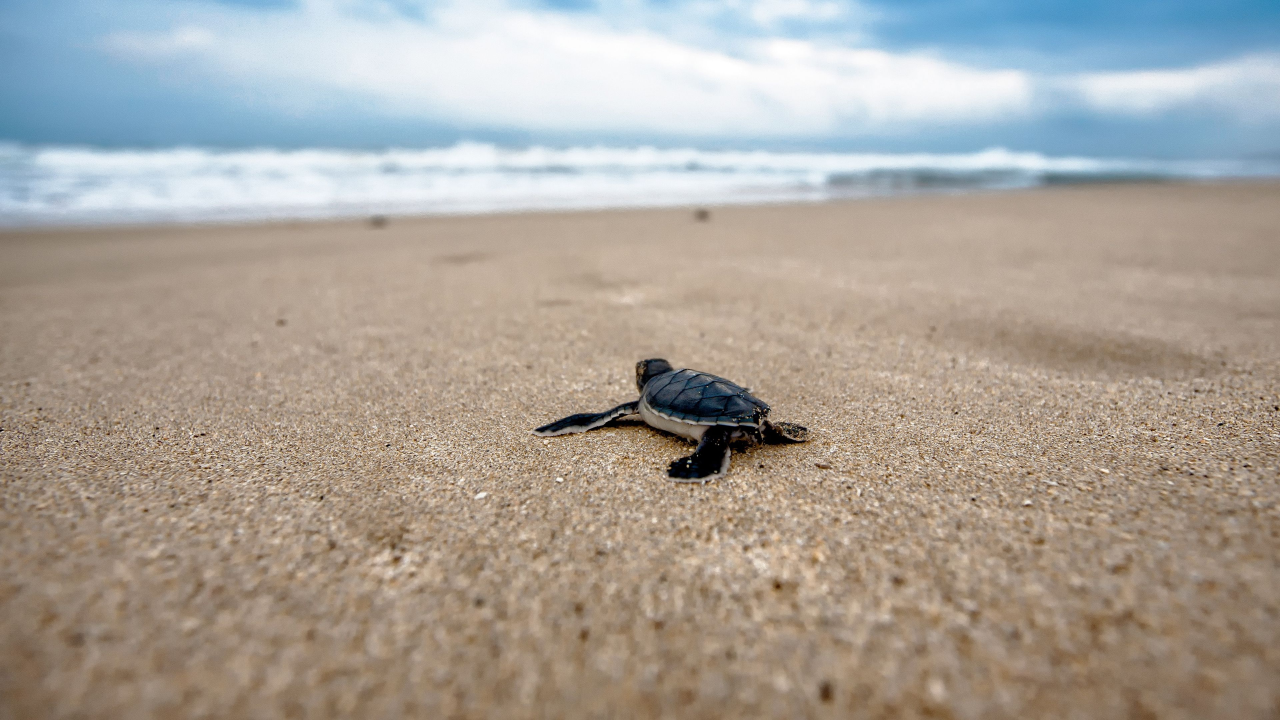
#> input picture turtle.jpg, 3840 x 2160 px (shown at 1/3 size)
$ jupyter execute --allow-errors WEBINAR.ipynb
#> lines starting #> are read from the running program, lines starting #| are printed output that depends on the picture
[cell 1]
import numpy as np
import cv2
import matplotlib.pyplot as plt

[cell 2]
image = cv2.imread("example_2.jpeg")
cv2.imshow("title", image)
cv2.waitKey(2)
cv2.destroyAllWindows()

[cell 3]
image = cv2.imread("example_2.jpeg")
cv2.imshow("title", image)
cv2.waitKey(20)
cv2.destroyAllWindows()

[cell 4]
image = cv2.imread("example_2.jpeg")
#> (the rest of this cell did not finish here and is left out)

#> (a cell that did not finish here is left out)

[cell 6]
image = cv2.imread("example_2.jpeg", cv2.IMREAD_GRAYSCALE)
cv2.imshow("title", image)
cv2.waitKey(0)
cv2.destroyAllWindows()

#> (a cell that did not finish here is left out)

#> (a cell that did not finish here is left out)

[cell 9]
image = cv2.imread("example_2.jpeg", cv2.IMREAD_COLOR)
cv2.imshow("title", image)
cv2.waitKey(0)
cv2.destroyAllWindows()

[cell 10]
image = cv2.imread("example_2.jpeg", cv2.IMREAD_UNCHANGED)
cv2.imshow("title", image)
cv2.waitKey(0)
cv2.destroyAllWindows()

[cell 11]
image = cv2.imread("example_2.jpeg", cv2.IMREAD_GRAYSCALE)
#> (the rest of this cell did not finish here and is left out)

[cell 12]
#drawing with opencv
image = cv2.imread("example_2.jpeg")
cv2.line(image, (0, 350), (1000, 350), (0, 255, 0), 5)
cv2.imshow("title", image)
cv2.waitKey(0)
cv2.destroyAllWindows()

[cell 13]
image = cv2.imread("example_2.jpeg")
cv2.circle(image, (500, 350), 100, (0, 255, 0), -1)
cv2.imshow("title", image)
cv2.waitKey(0)
cv2.destroyAllWindows()

[cell 14]
image = cv2.imread("example_2.jpeg")
cv2.rectangle(image, (300, 250), (600, 500), (0, 255, 0), -1)
cv2.imshow("title", image)
cv2.waitKey(0)
cv2.destroyAllWindows()

[cell 15]
image = cv2.imread("example_2.jpeg")
pts = [(300, 250), (600, 500), (800, 150), (600, 0)]
pts = np.asarray(pts)
pts.reshape((-1, 1, 2))
# pt_val = np.array([[300, 250], [600, 500], [800, 150], [600, 0]], np.int64)
cv2.polylines(image, [pts], False, (0, 255, 0), 5)
cv2.imshow("title", image)
cv2.waitKey(0)
cv2.destroyAllWindows()

[cell 16]
image = cv2.imread("example_2.jpeg")
cv2.putText(image, "This is the point", (500, 350), cv2.FONT_HERSHEY_SIMPLEX, 1, (0, 255, 0), 5, cv2.MARKER_STAR)
cv2.imshow("title", image)
cv2.waitKey(0)
cv2.destroyAllWindows()
#cv2.MARKER_STAR,cv2.MARKER_CROSS

[cell 17]
#resize image
image = cv2.imread("turtle.jpg", cv2.IMREAD_COLOR)
#> image is the input picture: shape (2160, 3840, 3); mean B, G, R 154, 162.4, 169.4
cv2.namedWindow("title", cv2.WINDOW_NORMAL)
cv2.resizeWindow("title", (1920, 1080))
cv2.imshow("title", image)
cv2.waitKey(0)
cv2.destroyAllWindows()

[cell 18]
height, width, degree = image.shape
#> height = 2160; width = 3840; degree = 3
print(height, width)
#| 2160 3840
print(image.size)
#| 24883200

[cell 19]
roi = image[1200:2100, 800:2500]
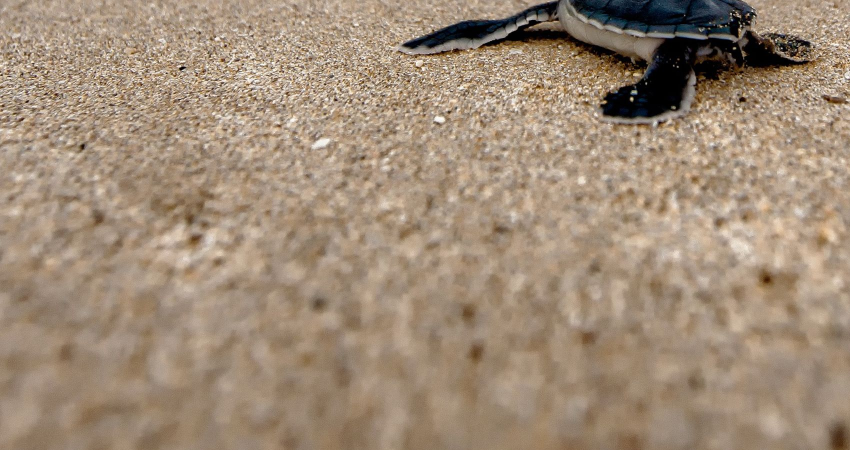
#> roi: shape (900, 1700, 3) (shown at 1/2 size); mean B, G, R 119.1, 139.6, 159.6
image[0:900, 0:1700] = roi
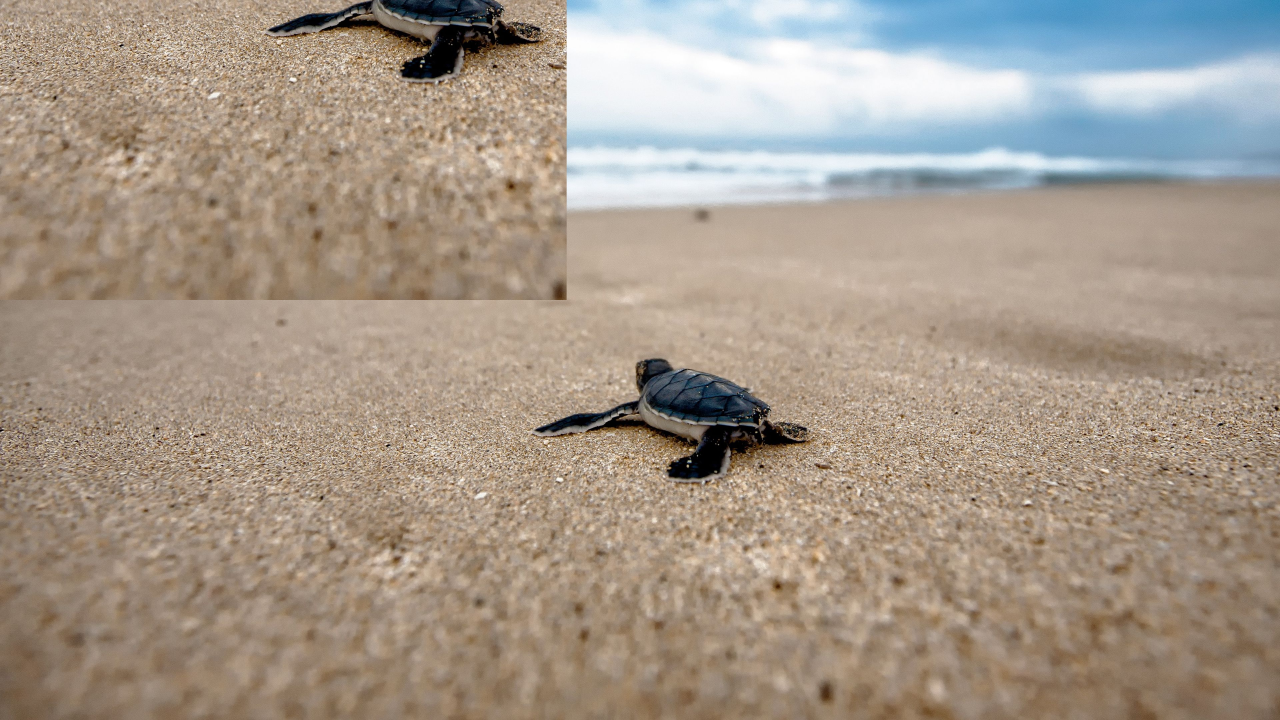
#> image: shape (2160, 3840, 3) (shown at 1/3 size); mean B, G, R 138.7, 152.4, 165.3
cv2.namedWindow("title", cv2.WINDOW_NORMAL)
cv2.resizeWindow("title", (1920, 1080))
cv2.imshow("title", image)
cv2.waitKey(0)
cv2.destroyAllWindows()

[cell 20]
#add image
image1 = cv2.imread("tiger.png")
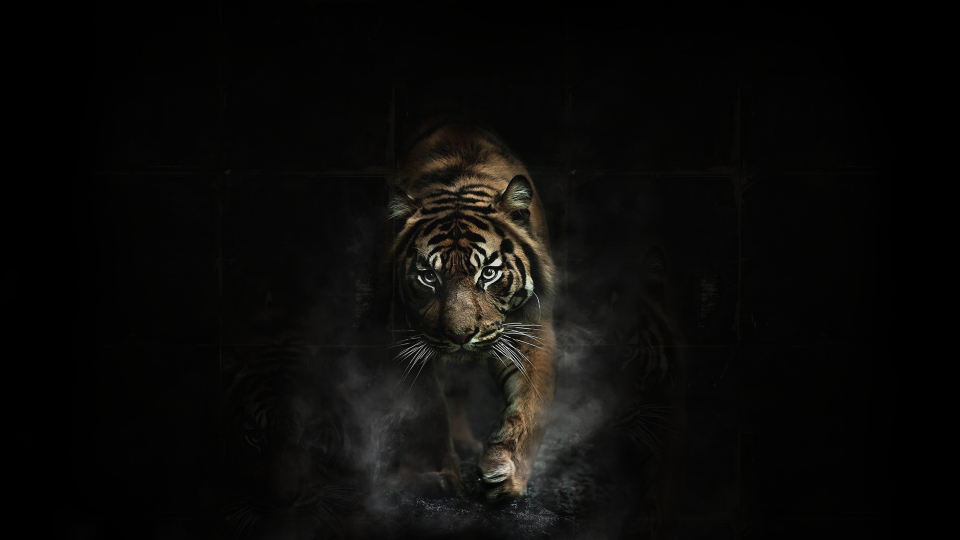
#> input picture tiger.png, 1920 x 1080 px (shown at 1/2 size)
#> image1 is the input picture: shape (1080, 1920, 3); mean B, G, R 9.5, 10.7, 11.3
image2 = cv2.imread("space.jpg")
#> (the rest of this cell did not finish here and is left out)

[cell 21]
image1 = cv2.imread("tiger.png")
image2 = cv2.imread("space.jpg")
#> (the rest of this cell did not finish here and is left out)

[cell 22]
image1 = cv2.imread("tiger.png")
image2 = cv2.imread("space.jpg")
#> (the rest of this cell did not finish here and is left out)

[cell 23]
movie_name = 'whales_cut.mp4'
cap = cv2.VideoCapture(movie_name)
nframe =cap.get(cv2.CAP_PROP_FRAME_COUNT)
nx = int(cap.get(cv2.CAP_PROP_FRAME_WIDTH))
ny = int(cap.get(cv2.CAP_PROP_FRAME_HEIGHT))
steps = 10
i = 0
while(cap.isOpened() & (i<=(nframe-steps))):
    i = i + steps
    cap.set(cv2.CAP_PROP_POS_FRAMES,i)
    ret, frame = cap.read()
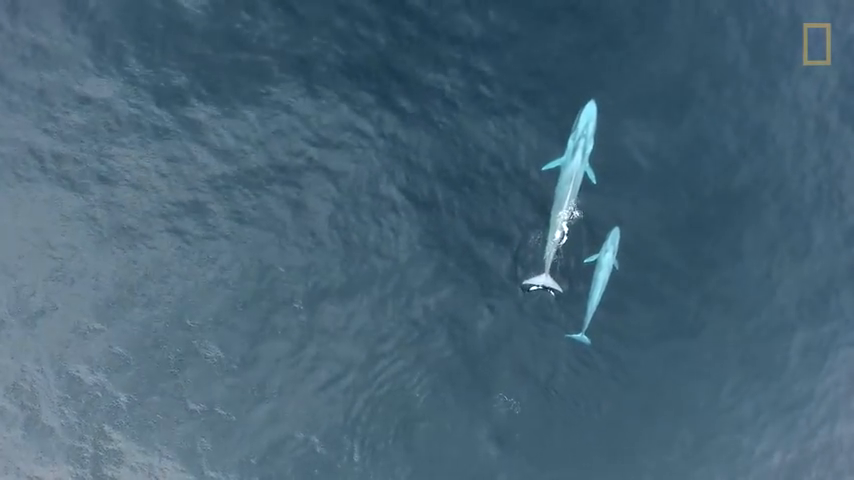
#> input picture frame 10 of whales_cut.mp4, 854 x 480 px
#> frame is the input picture: shape (480, 854, 3); mean B, G, R 117.8, 100, 71.6
    hls = cv2.cvtColor(frame, cv2.COLOR_BGR2GRAY)
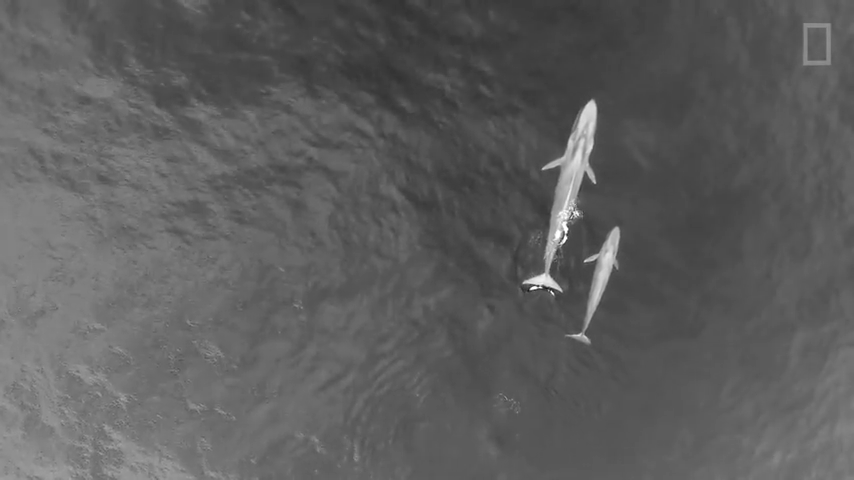
#> hls: shape (480, 854); min 22, max 255, mean 93.5
    cv2.imshow("title", hls)
    cv2.waitKey(0)

cap.release()
